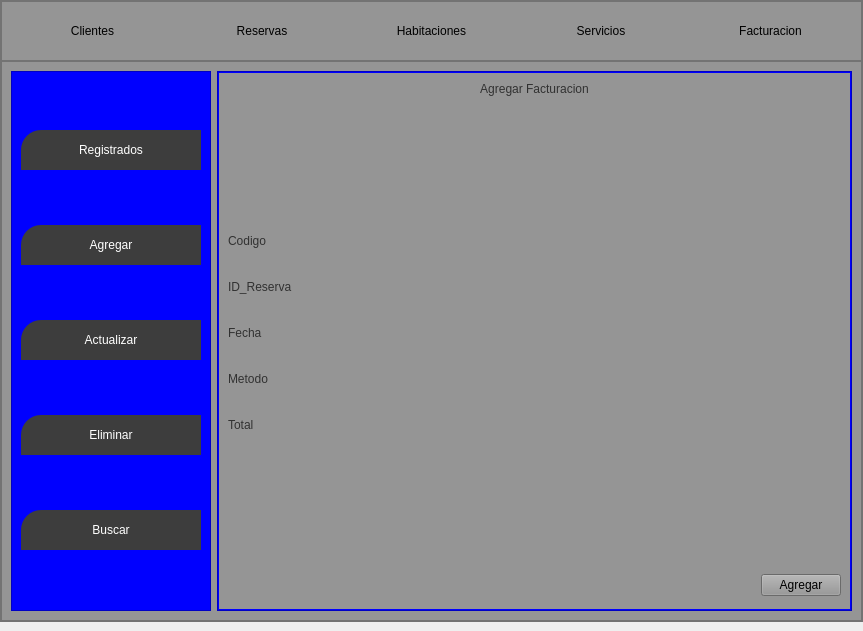
<?xml version="1.0" encoding="UTF-8"?>
<ui version="4.0">
 <class>MainWindow</class>
 <widget class="QMainWindow" name="MainWindow">
  <property name="geometry">
   <rect>
    <x>0</x>
    <y>0</y>
    <width>863</width>
    <height>631</height>
   </rect>
  </property>
  <property name="windowTitle">
   <string>MainWindow</string>
  </property>
  <widget class="QWidget" name="centralwidget">
   <layout class="QHBoxLayout" name="horizontalLayout_15">
    <property name="leftMargin">
     <number>0</number>
    </property>
    <property name="topMargin">
     <number>0</number>
    </property>
    <property name="rightMargin">
     <number>0</number>
    </property>
    <item>
     <widget class="QFrame" name="frame">
      <property name="styleSheet">
       <string notr="true">background-color:rgb(149, 149, 149)</string>
      </property>
      <property name="frameShape">
       <enum>QFrame::StyledPanel</enum>
      </property>
      <property name="frameShadow">
       <enum>QFrame::Raised</enum>
      </property>
      <layout class="QVBoxLayout" name="verticalLayout_2" stretch="0,8">
       <property name="spacing">
        <number>0</number>
       </property>
       <property name="leftMargin">
        <number>0</number>
       </property>
       <property name="topMargin">
        <number>0</number>
       </property>
       <property name="rightMargin">
        <number>0</number>
       </property>
       <property name="bottomMargin">
        <number>0</number>
       </property>
       <item>
        <widget class="QFrame" name="frame_superior">
         <property name="minimumSize">
          <size>
           <width>0</width>
           <height>42</height>
          </size>
         </property>
         <property name="styleSheet">
          <string notr="true">Qframe{
backgrorund-color:rgb(0,0,0);
}

QPushButton{
backgrorund-color:#000000ff;
border-radius:20px;
}

QPushButton:hover{
backgrorund-color:rgb(61,61,61);
border-radius:20px;
}</string>
         </property>
         <property name="frameShape">
          <enum>QFrame::StyledPanel</enum>
         </property>
         <property name="frameShadow">
          <enum>QFrame::Raised</enum>
         </property>
         <layout class="QHBoxLayout" name="horizontalLayout">
          <item>
           <widget class="QPushButton" name="bt_clientes">
            <property name="maximumSize">
             <size>
              <width>200</width>
              <height>16777215</height>
             </size>
            </property>
            <property name="text">
             <string>Clientes</string>
            </property>
            <property name="iconSize">
             <size>
              <width>38</width>
              <height>38</height>
             </size>
            </property>
           </widget>
          </item>
          <item>
           <widget class="QPushButton" name="bt_reservas">
            <property name="minimumSize">
             <size>
              <width>40</width>
              <height>40</height>
             </size>
            </property>
            <property name="text">
             <string>Reservas</string>
            </property>
           </widget>
          </item>
          <item>
           <widget class="QPushButton" name="bt_habitaciones">
            <property name="minimumSize">
             <size>
              <width>40</width>
              <height>40</height>
             </size>
            </property>
            <property name="text">
             <string>Habitaciones</string>
            </property>
           </widget>
          </item>
          <item>
           <widget class="QPushButton" name="bt_servicios">
            <property name="minimumSize">
             <size>
              <width>40</width>
              <height>40</height>
             </size>
            </property>
            <property name="text">
             <string>Servicios</string>
            </property>
           </widget>
          </item>
          <item>
           <widget class="QPushButton" name="bt_facturacion">
            <property name="minimumSize">
             <size>
              <width>40</width>
              <height>40</height>
             </size>
            </property>
            <property name="text">
             <string>Facturacion</string>
            </property>
           </widget>
          </item>
         </layout>
        </widget>
       </item>
       <item>
        <widget class="QFrame" name="frame_contenido">
         <property name="frameShape">
          <enum>QFrame::StyledPanel</enum>
         </property>
         <property name="frameShadow">
          <enum>QFrame::Raised</enum>
         </property>
         <layout class="QHBoxLayout" name="horizontalLayout_2">
          <item>
           <widget class="QFrame" name="frame_control">
            <property name="minimumSize">
             <size>
              <width>200</width>
              <height>0</height>
             </size>
            </property>
            <property name="styleSheet">
             <string notr="true">QFrame{
background-color:rgb(0, 0, 255)
}

QPushButton{
background-color:rgb(61,61,61);
border-top-left-radius: 20px;
border-buttom-left-radius:20px;
color:rgb(255,255,255);
font: 77 10pt &quot;Arial Black&quot;;
}

QPushButton:hover{
background-color:white;
border-top-left-radius:20px;
border-buttom-left-radius:20px;
color: rgb(0,0,0);
font: 77 10pt &quot;Arial Black&quot;;
}</string>
            </property>
            <property name="frameShape">
             <enum>QFrame::StyledPanel</enum>
            </property>
            <property name="frameShadow">
             <enum>QFrame::Raised</enum>
            </property>
            <layout class="QVBoxLayout" name="verticalLayout_3">
             <item>
              <widget class="QPushButton" name="bt_datos">
               <property name="minimumSize">
                <size>
                 <width>0</width>
                 <height>40</height>
                </size>
               </property>
               <property name="text">
                <string>Registrados</string>
               </property>
              </widget>
             </item>
             <item>
              <widget class="QPushButton" name="bt_registrar">
               <property name="minimumSize">
                <size>
                 <width>0</width>
                 <height>40</height>
                </size>
               </property>
               <property name="text">
                <string>Agregar</string>
               </property>
              </widget>
             </item>
             <item>
              <widget class="QPushButton" name="bt_actualizar_2">
               <property name="minimumSize">
                <size>
                 <width>0</width>
                 <height>40</height>
                </size>
               </property>
               <property name="text">
                <string>Actualizar</string>
               </property>
              </widget>
             </item>
             <item>
              <widget class="QPushButton" name="bt_eliminar">
               <property name="minimumSize">
                <size>
                 <width>0</width>
                 <height>40</height>
                </size>
               </property>
               <property name="text">
                <string>Eliminar</string>
               </property>
              </widget>
             </item>
             <item>
              <widget class="QPushButton" name="bt_ajustes">
               <property name="minimumSize">
                <size>
                 <width>0</width>
                 <height>40</height>
                </size>
               </property>
               <property name="text">
                <string>Buscar</string>
               </property>
              </widget>
             </item>
            </layout>
           </widget>
          </item>
          <item>
           <widget class="QFrame" name="frame_paginas">
            <property name="styleSheet">
             <string notr="true">QFrame{
background-color:rgb(0, 0, 255);
}

QLabel{
font: 87 12pt &quot;Arial Black&quot;;
background-color:#000000ff;
color: rgb(49, 49, 49);
border:0px solid #14C8DC;
}

QLineEdit{
border: 0px;
color: rgb(255,255,255);
border.bottom:2px solid rgb(61,61,61);
font: 75 12pt &quot;Times New Roman&quot;
}

QPussButton{
background-color: rgb(61, 61, 61);
border-radius: 15px;
color: rgb(255, 255, 255);
font: 77 10pt &quot;Arial Black&quot;;
}

QPushButton:hover{
background-color: rgb(0,206,151);
border-radius: 15px;
color: rgb(0, 0, 0);
font: 77 10pt &quot;Arial Black&quot;;
}

QTableWidget{
background-color: rgb(255, 255, 255);
color: rgb(0, 0, 0);
gridline-color: rgb(0, 206, 151);
font-size: 12pt;
color: #000000;
}

QHeaderView::section{
background-color: rgb(0, 206, 151);
border: 1px solid rgb(0, 0, 0);
font-size: 12pt;
}

QTableWidget QTableCornerButton::section{
background-color: rgb(0, 0, 0);
border: 1px solid rgb(0, 206, 151);
}
</string>
            </property>
            <property name="frameShape">
             <enum>QFrame::StyledPanel</enum>
            </property>
            <property name="frameShadow">
             <enum>QFrame::Raised</enum>
            </property>
            <layout class="QVBoxLayout" name="verticalLayout_4">
             <property name="spacing">
              <number>0</number>
             </property>
             <property name="leftMargin">
              <number>1</number>
             </property>
             <property name="topMargin">
              <number>1</number>
             </property>
             <property name="rightMargin">
              <number>1</number>
             </property>
             <property name="bottomMargin">
              <number>1</number>
             </property>
             <item>
              <widget class="QStackedWidget" name="stackedWidget">
               <property name="currentIndex">
                <number>1</number>
               </property>
               <widget class="QWidget" name="page_datos">
                <layout class="QVBoxLayout" name="verticalLayout_5">
                 <item>
                  <widget class="QLabel" name="label">
                   <property name="text">
                    <string>Facturacion Registrados</string>
                   </property>
                   <property name="alignment">
                    <set>Qt::AlignCenter</set>
                   </property>
                  </widget>
                 </item>
                 <item>
                  <widget class="QTableWidget" name="tabla_productos">
                   <column>
                    <property name="text">
                     <string>Codigo</string>
                    </property>
                   </column>
                   <column>
                    <property name="text">
                     <string>Id_Reser</string>
                    </property>
                   </column>
                   <column>
                    <property name="text">
                     <string>Fech_Factu</string>
                    </property>
                   </column>
                   <column>
                    <property name="text">
                     <string>Meto_Pago</string>
                    </property>
                   </column>
                   <column>
                    <property name="text">
                     <string>Total</string>
                    </property>
                   </column>
                  </widget>
                 </item>
                 <item>
                  <layout class="QHBoxLayout" name="horizontalLayout_3">
                   <item>
                    <spacer name="horizontalSpacer">
                     <property name="orientation">
                      <enum>Qt::Horizontal</enum>
                     </property>
                     <property name="sizeHint" stdset="0">
                      <size>
                       <width>40</width>
                       <height>20</height>
                      </size>
                     </property>
                    </spacer>
                   </item>
                   <item>
                    <widget class="QPushButton" name="bt_refrescar">
                     <property name="minimumSize">
                      <size>
                       <width>120</width>
                       <height>30</height>
                      </size>
                     </property>
                     <property name="text">
                      <string>Actulizar</string>
                     </property>
                    </widget>
                   </item>
                  </layout>
                 </item>
                </layout>
               </widget>
               <widget class="QWidget" name="page_registrar">
                <layout class="QVBoxLayout" name="verticalLayout_12">
                 <item>
                  <widget class="QLabel" name="label_19">
                   <property name="text">
                    <string>Agregar Facturacion</string>
                   </property>
                   <property name="alignment">
                    <set>Qt::AlignCenter</set>
                   </property>
                  </widget>
                 </item>
                 <item>
                  <spacer name="verticalSpacer_2">
                   <property name="orientation">
                    <enum>Qt::Vertical</enum>
                   </property>
                   <property name="sizeHint" stdset="0">
                    <size>
                     <width>20</width>
                     <height>40</height>
                    </size>
                   </property>
                  </spacer>
                 </item>
                 <item>
                  <layout class="QHBoxLayout" name="horizontalLayout_6">
                   <item>
                    <layout class="QVBoxLayout" name="verticalLayout_6">
                     <property name="spacing">
                      <number>30</number>
                     </property>
                     <item>
                      <widget class="QLabel" name="label_5">
                       <property name="text">
                        <string>Codigo</string>
                       </property>
                      </widget>
                     </item>
                     <item>
                      <widget class="QLabel" name="label_4">
                       <property name="text">
                        <string>ID_Reserva</string>
                       </property>
                      </widget>
                     </item>
                     <item>
                      <widget class="QLabel" name="label_2">
                       <property name="text">
                        <string>Fecha</string>
                       </property>
                      </widget>
                     </item>
                     <item>
                      <widget class="QLabel" name="label_3">
                       <property name="text">
                        <string>Metodo</string>
                       </property>
                      </widget>
                     </item>
                     <item>
                      <widget class="QLabel" name="label_21">
                       <property name="text">
                        <string>Total</string>
                       </property>
                      </widget>
                     </item>
                    </layout>
                   </item>
                   <item>
                    <layout class="QVBoxLayout" name="verticalLayout_11">
                     <property name="spacing">
                      <number>30</number>
                     </property>
                     <item>
                      <widget class="QLineEdit" name="reg_codigo"/>
                     </item>
                     <item>
                      <widget class="QLineEdit" name="reg_nombre"/>
                     </item>
                     <item>
                      <widget class="QLineEdit" name="reg_apellido"/>
                     </item>
                     <item>
                      <widget class="QLineEdit" name="reg_cedula"/>
                     </item>
                     <item>
                      <widget class="QLineEdit" name="reg_telefono"/>
                     </item>
                    </layout>
                   </item>
                   <item>
                    <spacer name="horizontalSpacer_5">
                     <property name="orientation">
                      <enum>Qt::Horizontal</enum>
                     </property>
                     <property name="sizeHint" stdset="0">
                      <size>
                       <width>40</width>
                       <height>20</height>
                      </size>
                     </property>
                    </spacer>
                   </item>
                  </layout>
                 </item>
                 <item>
                  <spacer name="verticalSpacer">
                   <property name="orientation">
                    <enum>Qt::Vertical</enum>
                   </property>
                   <property name="sizeHint" stdset="0">
                    <size>
                     <width>20</width>
                     <height>40</height>
                    </size>
                   </property>
                  </spacer>
                 </item>
                 <item>
                  <layout class="QHBoxLayout" name="horizontalLayout_7">
                   <item>
                    <widget class="QLabel" name="signal_agregar">
                     <property name="minimumSize">
                      <size>
                       <width>200</width>
                       <height>30</height>
                      </size>
                     </property>
                     <property name="text">
                      <string/>
                     </property>
                     <property name="alignment">
                      <set>Qt::AlignCenter</set>
                     </property>
                    </widget>
                   </item>
                   <item>
                    <spacer name="horizontalSpacer_4">
                     <property name="orientation">
                      <enum>Qt::Horizontal</enum>
                     </property>
                     <property name="sizeHint" stdset="0">
                      <size>
                       <width>40</width>
                       <height>20</height>
                      </size>
                     </property>
                    </spacer>
                   </item>
                   <item>
                    <widget class="QPushButton" name="bt_agregar">
                     <property name="text">
                      <string>Agregar</string>
                     </property>
                    </widget>
                   </item>
                  </layout>
                 </item>
                </layout>
               </widget>
               <widget class="QWidget" name="page_actulizar">
                <widget class="QWidget" name="layoutWidget_3">
                 <property name="geometry">
                  <rect>
                   <x>10</x>
                   <y>60</y>
                   <width>572</width>
                   <height>438</height>
                  </rect>
                 </property>
                 <layout class="QHBoxLayout" name="horizontalLayout_8">
                  <item>
                   <layout class="QVBoxLayout" name="verticalLayout_13">
                    <property name="spacing">
                     <number>30</number>
                    </property>
                    <item>
                     <widget class="QLabel" name="label_24">
                      <property name="text">
                       <string>Codigo</string>
                      </property>
                     </widget>
                    </item>
                    <item>
                     <widget class="QLabel" name="label_26">
                      <property name="text">
                       <string>ID_Reserva</string>
                      </property>
                     </widget>
                    </item>
                    <item>
                     <widget class="QLabel" name="label_27">
                      <property name="text">
                       <string>Fecha</string>
                      </property>
                     </widget>
                    </item>
                    <item>
                     <widget class="QLabel" name="label_28">
                      <property name="text">
                       <string>Metodo</string>
                      </property>
                     </widget>
                    </item>
                    <item>
                     <widget class="QLabel" name="label_31">
                      <property name="text">
                       <string>Total</string>
                      </property>
                     </widget>
                    </item>
                   </layout>
                  </item>
                  <item>
                   <layout class="QVBoxLayout" name="verticalLayout_14">
                    <property name="spacing">
                     <number>30</number>
                    </property>
                    <item>
                     <widget class="QLineEdit" name="act_codigo"/>
                    </item>
                    <item>
                     <widget class="QLineEdit" name="act_nombre"/>
                    </item>
                    <item>
                     <widget class="QLineEdit" name="act_apellido"/>
                    </item>
                    <item>
                     <widget class="QLineEdit" name="act_cedula"/>
                    </item>
                    <item>
                     <widget class="QLineEdit" name="act_edad"/>
                    </item>
                   </layout>
                  </item>
                 </layout>
                </widget>
                <widget class="QLabel" name="label_32">
                 <property name="geometry">
                  <rect>
                   <x>170</x>
                   <y>0</y>
                   <width>331</width>
                   <height>21</height>
                  </rect>
                 </property>
                 <property name="text">
                  <string>Actualizacion de Facturacion</string>
                 </property>
                </widget>
                <widget class="QWidget" name="layoutWidget_5">
                 <property name="geometry">
                  <rect>
                   <x>10</x>
                   <y>460</y>
                   <width>572</width>
                   <height>32</height>
                  </rect>
                 </property>
                 <layout class="QHBoxLayout" name="horizontalLayout_14">
                  <item>
                   <widget class="QLabel" name="signal_actualizar">
                    <property name="minimumSize">
                     <size>
                      <width>120</width>
                      <height>30</height>
                     </size>
                    </property>
                    <property name="text">
                     <string/>
                    </property>
                    <property name="alignment">
                     <set>Qt::AlignCenter</set>
                    </property>
                   </widget>
                  </item>
                  <item>
                   <spacer name="horizontalSpacer_9">
                    <property name="orientation">
                     <enum>Qt::Horizontal</enum>
                    </property>
                    <property name="sizeHint" stdset="0">
                     <size>
                      <width>40</width>
                      <height>20</height>
                     </size>
                    </property>
                   </spacer>
                  </item>
                  <item>
                   <widget class="QPushButton" name="bt_actualiza_tabla">
                    <property name="minimumSize">
                     <size>
                      <width>120</width>
                      <height>30</height>
                     </size>
                    </property>
                    <property name="text">
                     <string>Actualizar</string>
                    </property>
                   </widget>
                  </item>
                 </layout>
                </widget>
                <widget class="QWidget" name="layoutWidget">
                 <property name="geometry">
                  <rect>
                   <x>10</x>
                   <y>20</y>
                   <width>571</width>
                   <height>32</height>
                  </rect>
                 </property>
                 <layout class="QHBoxLayout" name="horizontalLayout_13">
                  <item>
                   <widget class="QLabel" name="label_33">
                    <property name="text">
                     <string>ID de Factura:</string>
                    </property>
                   </widget>
                  </item>
                  <item>
                   <widget class="QLineEdit" name="act_buscar"/>
                  </item>
                  <item>
                   <widget class="QPushButton" name="bt_actualiza_buscar">
                    <property name="minimumSize">
                     <size>
                      <width>120</width>
                      <height>30</height>
                     </size>
                    </property>
                    <property name="text">
                     <string>Buscar</string>
                    </property>
                   </widget>
                  </item>
                 </layout>
                </widget>
               </widget>
               <widget class="QWidget" name="page_eliminar">
                <layout class="QVBoxLayout" name="verticalLayout">
                 <item>
                  <widget class="QLabel" name="label_56">
                   <property name="text">
                    <string>Eliminar Facturas</string>
                   </property>
                   <property name="alignment">
                    <set>Qt::AlignCenter</set>
                   </property>
                  </widget>
                 </item>
                 <item>
                  <layout class="QHBoxLayout" name="horizontalLayout_16">
                   <item>
                    <widget class="QLabel" name="label_57">
                     <property name="text">
                      <string>Ingrese el Nombre:</string>
                     </property>
                    </widget>
                   </item>
                   <item>
                    <widget class="QLineEdit" name="eliminar_buscar"/>
                   </item>
                   <item>
                    <widget class="QPushButton" name="bt_buscar_borrar">
                     <property name="minimumSize">
                      <size>
                       <width>120</width>
                       <height>30</height>
                      </size>
                     </property>
                     <property name="text">
                      <string>Buscar</string>
                     </property>
                    </widget>
                   </item>
                  </layout>
                 </item>
                 <item>
                  <widget class="QTableWidget" name="tabla_borrar">
                   <property name="minimumSize">
                    <size>
                     <width>200</width>
                     <height>30</height>
                    </size>
                   </property>
                   <column>
                    <property name="text">
                     <string>Codigo</string>
                    </property>
                   </column>
                   <column>
                    <property name="text">
                     <string>Id_Reserva</string>
                    </property>
                   </column>
                   <column>
                    <property name="text">
                     <string>Fech_Factu</string>
                    </property>
                   </column>
                   <column>
                    <property name="text">
                     <string>Meto_Pago</string>
                    </property>
                   </column>
                   <column>
                    <property name="text">
                     <string>Total</string>
                    </property>
                   </column>
                  </widget>
                 </item>
                 <item>
                  <layout class="QHBoxLayout" name="horizontalLayout_17">
                   <item>
                    <widget class="QLabel" name="signal_eliminacion">
                     <property name="text">
                      <string/>
                     </property>
                    </widget>
                   </item>
                   <item>
                    <spacer name="horizontalSpacer_10">
                     <property name="orientation">
                      <enum>Qt::Horizontal</enum>
                     </property>
                     <property name="sizeHint" stdset="0">
                      <size>
                       <width>40</width>
                       <height>20</height>
                      </size>
                     </property>
                    </spacer>
                   </item>
                   <item>
                    <widget class="QPushButton" name="bt_borrar">
                     <property name="minimumSize">
                      <size>
                       <width>120</width>
                       <height>30</height>
                      </size>
                     </property>
                     <property name="text">
                      <string>Eliminar</string>
                     </property>
                    </widget>
                   </item>
                  </layout>
                 </item>
                </layout>
               </widget>
               <widget class="QWidget" name="page_ajustes">
                <layout class="QVBoxLayout" name="verticalLayout_7">
                 <item>
                  <layout class="QHBoxLayout" name="horizontalLayout_4">
                   <item>
                    <widget class="QLabel" name="label_7">
                     <property name="text">
                      <string>Ingrese el codigo:</string>
                     </property>
                    </widget>
                   </item>
                   <item>
                    <widget class="QLineEdit" name="codigoB"/>
                   </item>
                  </layout>
                 </item>
                 <item>
                  <widget class="QTableWidget" name="tabla_buscar">
                   <column>
                    <property name="text">
                     <string>Codigo</string>
                    </property>
                   </column>
                   <column>
                    <property name="text">
                     <string>Id_Reserva</string>
                    </property>
                   </column>
                   <column>
                    <property name="text">
                     <string>Fech_Factu</string>
                    </property>
                   </column>
                   <column>
                    <property name="text">
                     <string>Meto_Pago</string>
                    </property>
                   </column>
                   <column>
                    <property name="text">
                     <string>Total</string>
                    </property>
                   </column>
                  </widget>
                 </item>
                 <item>
                  <widget class="QPushButton" name="pushButton">
                   <property name="text">
                    <string>Buscar Facturacion</string>
                   </property>
                  </widget>
                 </item>
                </layout>
               </widget>
              </widget>
             </item>
            </layout>
           </widget>
          </item>
         </layout>
        </widget>
       </item>
      </layout>
     </widget>
    </item>
   </layout>
  </widget>
 </widget>
 <resources/>
 <connections/>
</ui>
